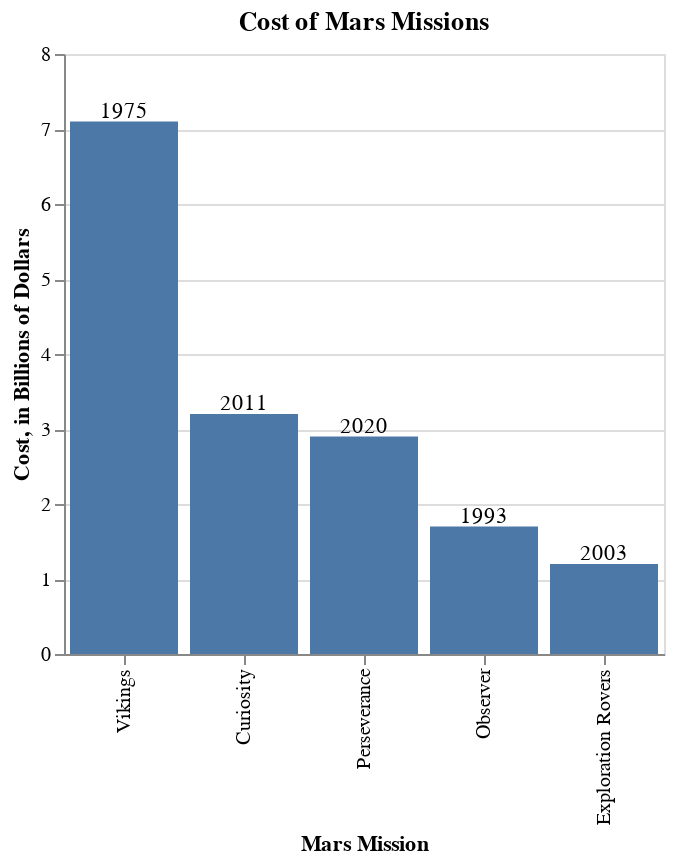

Here is the notebook cell this chart was saved with:
### Code cell
import altair as alt
import pandas as pd

data = pd.DataFrame({"mission":["Vikings", "Curiosity", "Perseverance", "Observer", "Exploration Rovers"], "cost":[7.1, 3.2, 2.9, 1.7, 1.2], "year": [1975, 2011, 2020, 1993, 2003]})


bars = alt.Chart(data).mark_bar().encode(
    x=alt.X('mission', axis = alt.Axis(title="Mars Mission"), sort=list(data['mission'])),
    y=alt.Y('cost', axis = alt.Axis(title="Cost, in Billions of Dollars"))
).properties(
    title="Cost of Mars Missions",
    width=300,
)

text = bars.mark_text(
    align='center',
    dy=-5
).encode(
    text='year'
)

bars + text

### Figure 1 — Vega-Lite specification as saved in the notebook (floating-point values rounded to 4 significant figures)
{"config": {"view": {"continuousWidth": 400, "continuousHeight": 300}}, "layer": [{"mark": "bar", "encoding": {"x": {"axis": {"title": "Mars Mission"}, "field": "mission", "sort": ["Vikings", "Curiosity", "Perseverance", "Observer", "Exploration Rovers"], "type": "nominal"}, "y": {"axis": {"title": "Cost, in Billions of Dollars"}, "field": "cost", "type": "quantitative"}}, "title": "Cost of Mars Missions", "width": 300}, {"mark": {"type": "text", "align": "center", "dy": -5}, "encoding": {"text": {"field": "year", "type": "quantitative"}, "x": {"axis": {"title": "Mars Mission"}, "field": "mission", "sort": ["Vikings", "Curiosity", "Perseverance", "Observer", "Exploration Rovers"], "type": "nominal"}, "y": {"axis": {"title": "Cost, in Billions of Dollars"}, "field": "cost", "type": "quantitative"}}, "title": "Cost of Mars Missions", "width": 300}], "data": {"name": "data-27847bac0c72903ba92230340dd9bf00"}, "$schema": "https://vega.github.io/schema/vega-lite/v4.17.0.json", "datasets": {"data-27847bac0c72903ba92230340dd9bf00": [{"mission": "Vikings", "cost": 7.1, "year": 1975}, {"mission": "Curiosity", "cost": 3.2, "year": 2011}, {"mission": "Perseverance", "cost": 2.9, "year": 2020}, {"mission": "Observer", "cost": 1.7, "year": 1993}, {"mission": "Exploration Rovers", "cost": 1.2, "year": 2003}]}}
